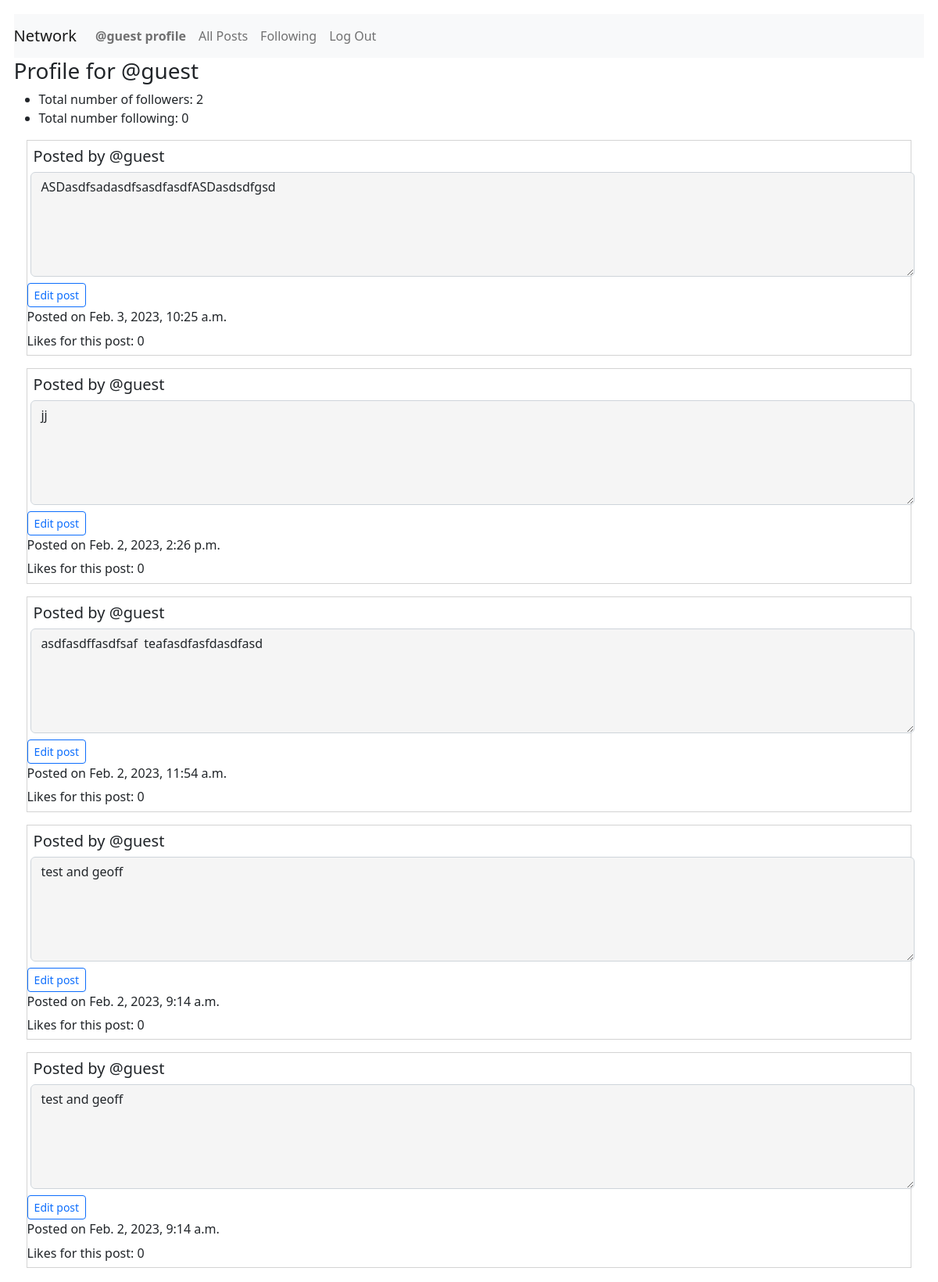
The page /profile/@guest (signed in) on the database its author committed.
### network/models.py (models this page shows, shortened)
class User(AbstractUser):
    pass
    def __str__(self) -> str:
        return f"User Name: {self.username} - User ID: {self.id}"

class Posts(models.Model):
    creator = models.ForeignKey(
        User, on_delete=models.PROTECT, related_name="get_creator", blank=False)
    content = models.TextField(max_length=600)
    createdDate = models.DateTimeField(auto_now_add=True)
    likedUser = models.ManyToManyField(
        User, related_name="get_liked_users", blank=True)
    numberLikes = models.PositiveIntegerField(blank=True, default=0)

### network/views.py (the view)
# urls.py: path("profile/<str:username>", views.getProfile, name="getProfile"),
@login_required
def getProfile(request, username):
    print("In getProfile")
    user_id = request.user.id
    user_name = request.user.username
    print(username)
    user = User.objects.get(username=username)
    print(user.id)
    profileUser = user.id
    try:
        isFollowing = getFollowingFlag(request, username)
    except:
        print("This user is following no one!")
        isFollowing = False
    try:
        posts = Posts.objects.filter(creator=profileUser)
        postsUser = posts.order_by('-createdDate')
        noListings = False
    except Posts.DoesNotExist:
        print("blah")
        noListings = True
    try:
        follow = Follow.objects.get(followUser=profileUser)
        followObject = True
    except:
        Follow.DoesNotExist
        followObject = False
    if followObject != False:
        countFollowers = follow.followers.all().count()
    else:
        countFollowers = 0
    if followObject == True:
        followers = follow.followers.all()
    if followObject == True:
        countFollowing = follow.following.all().count()
    else:
        countFollowing = 0
    if followObject == True:
        following = follow.following.all()
    if followObject == False:
        return render(request, "network/profile.html", {"noListings": noListings, "postings": postsUser, "countFollowers": countFollowers, "countFollowing": countFollowing, "isFollowing": isFollowing})
    else:
        return render(request, "network/profile.html", {"noListings": noListings, "postings": postsUser, "countFollowers": countFollowers, "countFollowing": countFollowing, "username": username, "isFollowing": isFollowing})

### network/views.py (called while the page is built, shortened)
@login_required
def getFollowingFlag(request, username):
    print("In getFollowingFlag")
    isFollowing = False
    userLoggedin = request.user
    print(userLoggedin)
    print(username)
    userID = User.objects.get(username=username)
    userIDNewFollowing = userID.id
    UserLoggedIn = Follow.objects.get(followUser=userLoggedin)
    user_id = request.user.id
    user_name = request.user.username
    try:
        follow = Follow.objects.get(followUser_id=user_id)
        followObject = True
    except Follow.DoesNotExist:
        print("This user has no folow objects!")
        followObject = False
    if followObject == True:
        followers = follow.followers.all()
    test = User.objects.get(username=username)
    if test == userLoggedin:
        isFollowing = None
        return isFollowing

### network/templates/network/profile.html (shortened to what this page needs)
{% extends "network/layout.html" %}
{% load static %}
{% block body %}
<div id="post-view">
    <h3>Profile for {{username}}</h3>
    <ul>
        <li>Total number of followers: {{countFollowers}}</li>
        <li>Total number following: {{countFollowing}}</li>
    </ul>
    <div>
        {% for post in postings %}
        <div class="post{{forloop.counter0}}">
            <h5 class="creator">Posted by {{post.creator.username}}</a></h5><textarea
                class="form-control content{{forloop.counter0}}" id="readonlyContent{{forloop.counter0}}" rows="5"
                readonly="true">{{post.content}}</textarea>
            {% if post.creator.username == user.username %}
            <button class="btn btn-sm btn-outline-primary edit{{forloop.counter0}}" id="editButton{{forloop.counter0}}"
                onclick="editPost('{{post.id}}')">Edit
                post</button>
            {% endif %}
            <p class="timestamp{{forloop.counter0}}">Posted on {{post.createdDate}}</p>
            <p class="numberLikes{{forloop.counter0}}">Likes for this post: {{post.numberLikes}}</p>
        </div>
        {% empty %}
        <h5>This user does not have any posts.</h5>
        {% endfor %}
        {% endblock %}

### network/templates/network/layout.html (shortened to what this page needs)
{% load static %}
<!DOCTYPE html>
<html lang="en">
<head>
    <link href="https://cdn.jsdelivr.net/npm/bootstrap@5.2.3/dist/css/bootstrap.min.css" rel="stylesheet">
    <link rel="stylesheet" href="https://cdnjs.cloudflare.com/ajax/libs/font-awesome/4.7.0/css/font-awesome.min.css">
    <link href="{% static 'network/styles.css' %}" rel="stylesheet">
</head>
<body>
    <nav class="navbar navbar-expand-lg navbar-light bg-light">
        <a class="navbar-brand" href="{% url 'index' %}">Network</a>
        <div>
            <ul class="navbar-nav mr-auto">
                {% if user.is_authenticated %}
                <li class="nav-item">
                    <a class="nav-link" id="djangoProfile" href="{% url 'getProfile' user.username %}"><strong>{{ user.username }} profile</strong></a>
                </li>
                <li class="nav-item">
                    <a class="nav-link" id="djangoAllPosts" href="{% url 'djangoAllPosts' %}">All Posts</a>
                </li>
                {% endif %}
                {% if user.is_authenticated %}
                <li class="nav-item">
                    <a class="nav-link" id="djangoFollowing" href="{% url 'getFollowing' %}">Following</a>
                </li>
                <li class="nav-item">
                    <a class="nav-link" href="{% url 'logout' %}">Log Out</a>
                </li>
                {% endif %}
            </ul>
        </div>
    </nav>
    <div class="body">
        {% block body %}
        {% endblock %}
    </div>
</body>
</html>

### network/static/network/styles.css (style rules this page uses)
body { margin: 1.1em; }
a { text-decoration: none; }
.form-control { margin: 0.3em; }
p { margin-bottom: 0.4rem; }
.creator { margin: 0.4em; }
[class*="post"] { margin: 1.0em; border-style: solid; border-width: thin; border-color: lightgray; }
[id*="readonlyContent"] { margin-bottom: 0.5em; background-color: whitesmoke }

### rows shown on the page
User: username "@guest"
Posts: creator.username "@guest", content "ASDasdfsadasdfsasdfasdfASDasdsdfgsd", createdDate "Feb. 3, 2023, 10:25 a.m.", numberLikes "0"
Posts: creator.username "@guest", content "jj", createdDate "Feb. 2, 2023, 2:26 p.m.", numberLikes "0"
Posts: creator.username "@guest", content "asdfasdffasdfsaf teafasdfasfdasdfasd", createdDate "Feb. 2, 2023, 11:54 a.m.", numberLikes "0"
Posts: creator.username "@guest", content "test and geoff", createdDate "Feb. 2, 2023, 9:14 a.m.", numberLikes "0"
Posts: creator.username "@guest", content "test and geoff", createdDate "Feb. 2, 2023, 9:14 a.m.", numberLikes "0"

### other values the page prints
{{ countFollowers }} "2"
{{ countFollowing }} "0"
